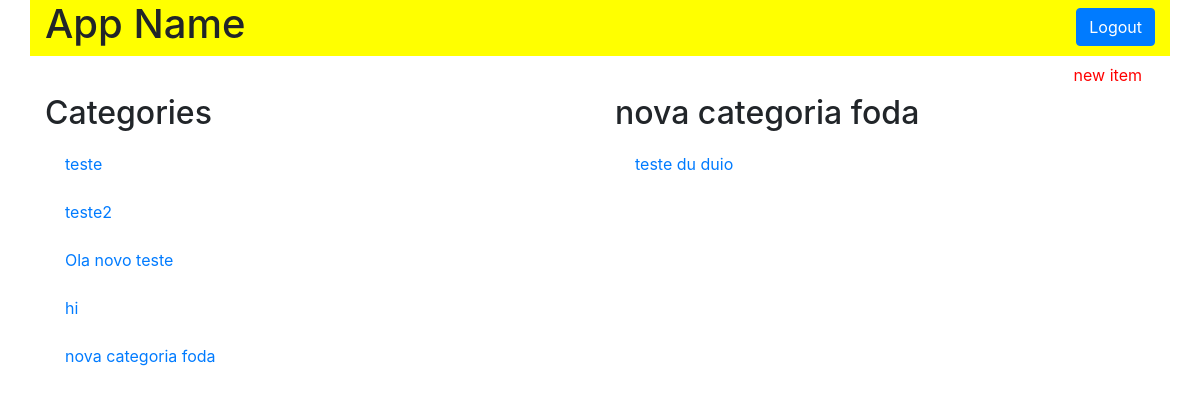
The app's page /category/13/items, older data.
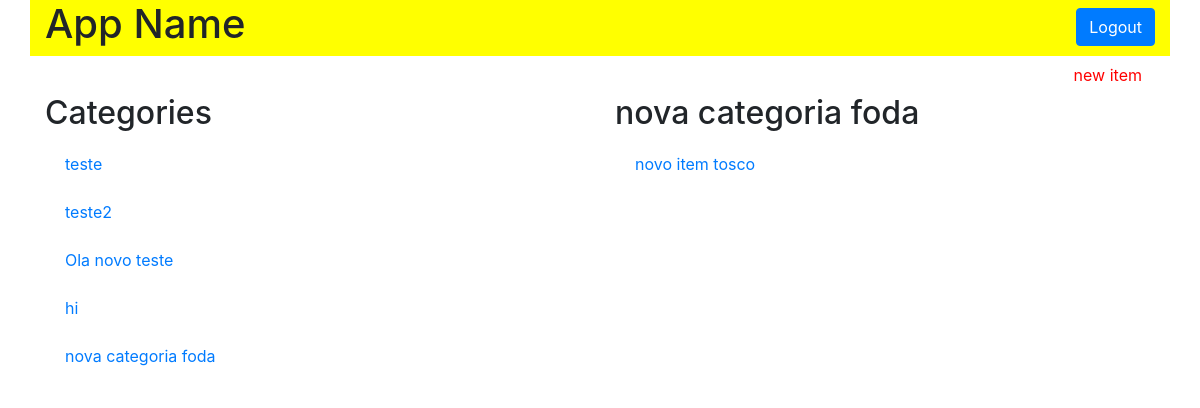
The same page, newer data.
### models.py (models this page shows, shortened)
class Category(Base):
    __tablename__ = 'category'
    id = Column(Integer, primary_key=True)
    name = Column(String(50), nullable=False)

class Item(Base):
    __tablename__ = 'item'
    id = Column(Integer, primary_key=True)
    name = Column(String(50), nullable=False)
    description = Column(String(1000), nullable=False)
    category_id = Column(Integer, ForeignKey('category.id'))
    category = relationship(Category)

### application.py (the view)
@app.route('/category/<int:category_id>/items')
def categoryFunction(category_id):
    category = session.query(Category)
    category2 = session.query(Category).filter_by(id=category_id).one()
    items = session.query(Item).filter_by(category_id=category2.id)
    if not items:
        flash("You have no items yet!")
        return render_template('category.html', plantas=category, plantas2=category2, itemName=items)
    else:
        return render_template('category.html', plantas=category, plantas2=category2, itemName=items)

### templates/category.html (shortened to what this page needs)
<!DOCTYPE html>
<html lang="pt-br">
<head>
  <link rel="stylesheet" href="https://stackpath.bootstrapcdn.com/bootstrap/4.3.1/css/bootstrap.min.css">
  <link rel="stylesheet" href="{{ url_for('static', filename='styles.css') }}" />
</head>
<body>
  <div class="container">
    <header id="top-header" class="row">
      <div class="col-md-6">
        <h1>App Name</h1>
      </div>
      <div class="col-md-6">
        <button type="button"  id="log-in-out-button" class="btn btn-primary">Logout</button>
      </div>
    </header>
    <section class="row">
      <div class="col-md-12">
        <a href='{{ url_for('newItemFunction', category_id=plantas2.id)}}'>
          <button id="new-item-button" class="btn btn-default link-color">
            new item
          </button>
        </a>
    </section>
    <section class="row">
      <div class="col-md-6">
        <h2>Categories</h2>
        {% for i in plantas %}
          <div class="list-group">
            <a href="{{ url_for('categoryFunction', category_id=i.id)}}" class="list-group-item" class="list-group-item">{{ i.name }}</a>
          </div>
        {% endfor %}
      </div>
      <div class="col-md-6">
        <h2>{{ plantas2.name }}</h2>
        {% for i in itemName %}
          <div class="list-group">
            <a href="{{ url_for('itemFunction', item_id=i.id, category_id=plantas2.id)}}" class="list-group-item" class="list-group-item">{{ i.name }}</a>
          </div>
        {% endfor %}
      </div>
    </section>
  </div>
</body>
</html>

### static/styles.css (style rules this page uses)
#top-header { background-color: yellow; }
#log-in-out-button { float: right; margin-top: 1.5%; }
#new-item-button { float: right; }
.list-group-item { border: 0px; }
.link-color { color: red; }

Row changes from the older to the newer data that the page shows:
removed Item: name "teste du duio"
added Item: name "novo item tosco"
